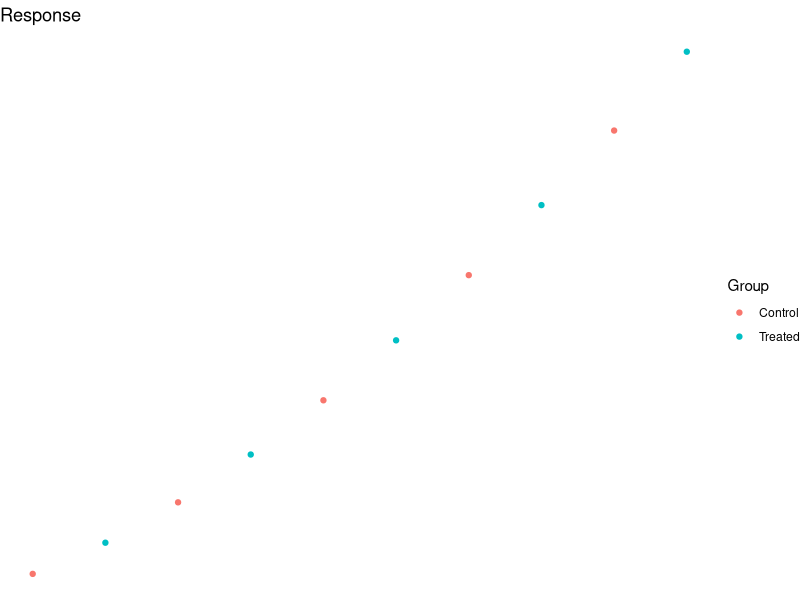

Write the R code that produced this figure.
library(ggplot2)
df <- data.frame(x = 1:10, y = (1:10)^1.5, g = rep(c("Control", "Treated"), 5))
p <- ggplot(df, aes(x, y, colour = g)) +
  geom_point() +
  labs(title = "Response", x = "Dose", y = "Effect", colour = "Group") +
  theme_void()
ggsave("fig.png", p, width = 7, height = 5)
